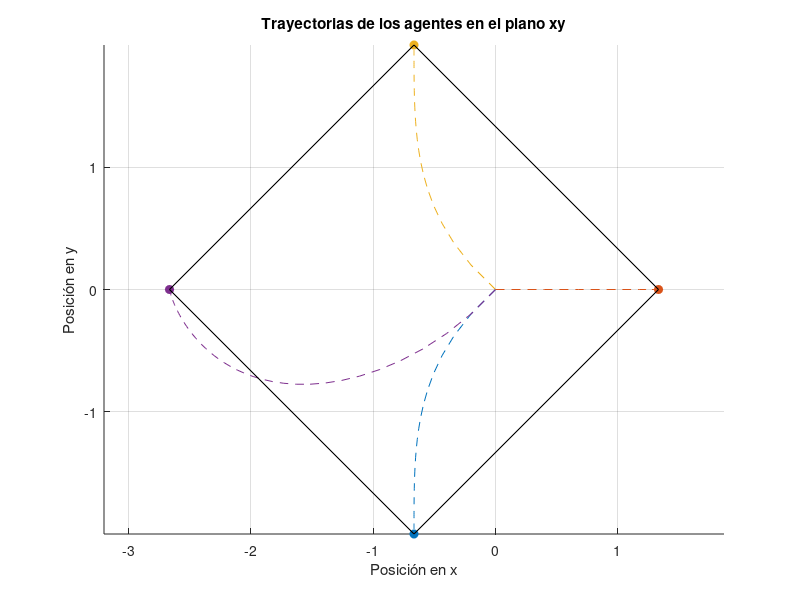

Write MATLAB code to recreate this figure.
clc;
clearvars;
close all;

% Matriz Laplaciana (los pesos son 1, así que usamos directamente la matriz de adyacencia)
L = [1 -1 0 0;
     -1 2 -1 0;
     0 -1 1 0;
     0 0 -1 1];

% Matriz identidad de tamaño 2
I = eye(2);

% Condiciones iniciales para las coordenadas por separado
x_x = [0; 0; 0; 0]; % Coordenadas x
x_y = [0; 0; 0; 0]; % Coordenadas y

% Inicializar el vector combinado
x = zeros(2 * length(x_x), 1);

% Combinar los vectores para la simulación
for i = 1:length(x_x)
    x(2*i-1) = x_x(i);
    x(2*i) = x_y(i);
end
x0=x;



% Desplazamientos deseados (deltas)
delta_ji = [0 2; -2 0; 0 -2; 2 0]; % [delta_1; delta_2; delta_3; delta_4]
delta = reshape(delta_ji', [], 1); % Convertir las deltas a un vector columna

% Parámetros de simulación
Dt = 0.01; % Periodo de muestreo
tiempo = 10; % Tiempo total en segundos
iteraciones = tiempo / Dt;

% Ganancia proporcional
k_p = 10;

% Inicializar la matriz de estados para almacenar los resultados de la simulación
x_forma = zeros(size(x, 1), iteraciones + 1);
x_forma(:, 1) = x;

% Simulación con control de formación basado en \delta_{ji}^*
for k = 1:iteraciones
    u = zeros(size(x)); % Inicializar la entrada de control
    for i = 1:size(L, 1)
        for j = 1:size(L, 2)
            if L(i, j) ~= 0 % Verificar si hay una conexión
                % Aplicar control de formación con delta_{ji}^*
                u(2*i-1:2*i) = u(2*i-1:2*i) + k_p * (x_forma(2*j-1:2*j, k) - x_forma(2*i-1:2*i, k) - delta(2*i-1:2*i) + delta(2*j-1:2*j));
            end
        end
    end
    % Aproximación de Euler
    x_forma(:, k+1) = x_forma(:, k) + Dt * u;
end

% Vector de tiempo para graficar
t = linspace(0, tiempo, iteraciones + 1);
P=zeros(2,1);
% Graficar las posiciones de los agentes en el plano xy con sus posiciones finales
figure;
hold on;
num_agents = size(x0, 1) / 2;
colors = lines(num_agents);
for i = 1:num_agents
    plot(x_forma(2*i-1, :) + P(1), x_forma(2*i, :) + P(2), 'DisplayName', ['Agente ' num2str(i)], 'Color', colors(i, :), 'LineStyle', '--');
    plot(x_forma(2*i-1, end) + P(1), x_forma(2*i, end) + P(2), 'o', 'Color', colors(i, :), 'MarkerFaceColor', colors(i, :));
end

% Agregar líneas entre los agentes especificados
plot([x_forma(1,end) + P(1) x_forma(7,end) + P(1)], [x_forma(2,end) + P(2) x_forma(8,end) + P(2)], 'k-'); % Línea entre Agente 1 y Agente 4
plot([x_forma(1,end) + P(1) x_forma(3,end) + P(1)], [x_forma(2,end) + P(2) x_forma(4,end) + P(2)], 'k-'); % Línea entre Agente 1 y Agente 2
plot([x_forma(7,end) + P(1) x_forma(5,end) + P(1)], [x_forma(8,end) + P(2) x_forma(6,end) + P(2)], 'k-'); % Línea entre Agente 4 y Agente 3
plot([x_forma(3,end) + P(1) x_forma(5,end) + P(1)], [x_forma(4,end) + P(2) x_forma(6,end) + P(2)], 'k-'); % Línea entre Agente 2 y Agente 3

hold off;
xlabel('Posición en x');
ylabel('Posición en y');
title('Trayectorias de los agentes en el plano xy');
axis equal;
grid on;
